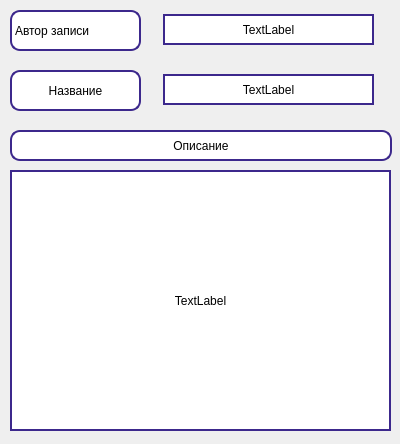
<?xml version="1.0" encoding="UTF-8"?>
<ui version="4.0">
 <class>Form</class>
 <widget class="QWidget" name="Form">
  <property name="geometry">
   <rect>
    <x>0</x>
    <y>0</y>
    <width>400</width>
    <height>444</height>
   </rect>
  </property>
  <property name="windowTitle">
   <string>Form</string>
  </property>
  <widget class="QLabel" name="label">
   <property name="geometry">
    <rect>
     <x>10</x>
     <y>10</y>
     <width>131</width>
     <height>41</height>
    </rect>
   </property>
   <property name="styleSheet">
    <string notr="true">border-radius: 10px;
font: 400 14pt &quot;Segoe UI&quot;;
border-left: 2px solid #3C288C;
border-top: 2px solid #3C288C;
border-right: 2px solid #3C288C;
border-bottom: 2px solid #3C288C;
background-color: rgb(255, 255, 255);</string>
   </property>
   <property name="text">
    <string>Автор записи</string>
   </property>
  </widget>
  <widget class="QLabel" name="label_2">
   <property name="geometry">
    <rect>
     <x>10</x>
     <y>70</y>
     <width>131</width>
     <height>41</height>
    </rect>
   </property>
   <property name="styleSheet">
    <string notr="true">border-radius: 10px;
font: 400 14pt &quot;Segoe UI&quot;;
border-left: 2px solid #3C288C;
border-top: 2px solid #3C288C;
border-right: 2px solid #3C288C;
border-bottom: 2px solid #3C288C;
background-color: rgb(255, 255, 255);</string>
   </property>
   <property name="text">
    <string>Название</string>
   </property>
   <property name="alignment">
    <set>Qt::AlignCenter</set>
   </property>
  </widget>
  <widget class="QLabel" name="label_3">
   <property name="geometry">
    <rect>
     <x>10</x>
     <y>130</y>
     <width>382</width>
     <height>31</height>
    </rect>
   </property>
   <property name="styleSheet">
    <string notr="true">border-radius: 10px;
font: 400 14pt &quot;Segoe UI&quot;;
border-left: 2px solid #3C288C;
border-top: 2px solid #3C288C;
border-right: 2px solid #3C288C;
border-bottom: 2px solid #3C288C;
background-color: rgb(255, 255, 255);</string>
   </property>
   <property name="text">
    <string>Описание</string>
   </property>
   <property name="alignment">
    <set>Qt::AlignCenter</set>
   </property>
  </widget>
  <widget class="QLabel" name="author">
   <property name="geometry">
    <rect>
     <x>163</x>
     <y>14</y>
     <width>211</width>
     <height>31</height>
    </rect>
   </property>
   <property name="styleSheet">
    <string notr="true">
font: 200 14pt &quot;Segoe UI&quot;;
border-left: 2px solid #3C288C;
border-top: 2px solid #3C288C;
border-right: 2px solid #3C288C;
border-bottom: 2px solid #3C288C;
background-color: rgb(255, 255, 255);</string>
   </property>
   <property name="text">
    <string>TextLabel</string>
   </property>
   <property name="alignment">
    <set>Qt::AlignCenter</set>
   </property>
  </widget>
  <widget class="QLabel" name="author_2">
   <property name="geometry">
    <rect>
     <x>163</x>
     <y>74</y>
     <width>211</width>
     <height>31</height>
    </rect>
   </property>
   <property name="styleSheet">
    <string notr="true">
font: 200 14pt &quot;Segoe UI&quot;;
border-left: 2px solid #3C288C;
border-top: 2px solid #3C288C;
border-right: 2px solid #3C288C;
border-bottom: 2px solid #3C288C;
background-color: rgb(255, 255, 255);</string>
   </property>
   <property name="text">
    <string>TextLabel</string>
   </property>
   <property name="alignment">
    <set>Qt::AlignCenter</set>
   </property>
  </widget>
  <widget class="QLabel" name="label_4">
   <property name="geometry">
    <rect>
     <x>10</x>
     <y>170</y>
     <width>381</width>
     <height>261</height>
    </rect>
   </property>
   <property name="styleSheet">
    <string notr="true">
font: 400 14pt &quot;Segoe UI&quot;;
border-left: 2px solid #3C288C;
border-top: 2px solid #3C288C;
border-right: 2px solid #3C288C;
border-bottom: 2px solid #3C288C;
background-color: rgb(255, 255, 255);</string>
   </property>
   <property name="text">
    <string>TextLabel</string>
   </property>
   <property name="alignment">
    <set>Qt::AlignCenter</set>
   </property>
  </widget>
 </widget>
 <resources/>
 <connections/>
</ui>
